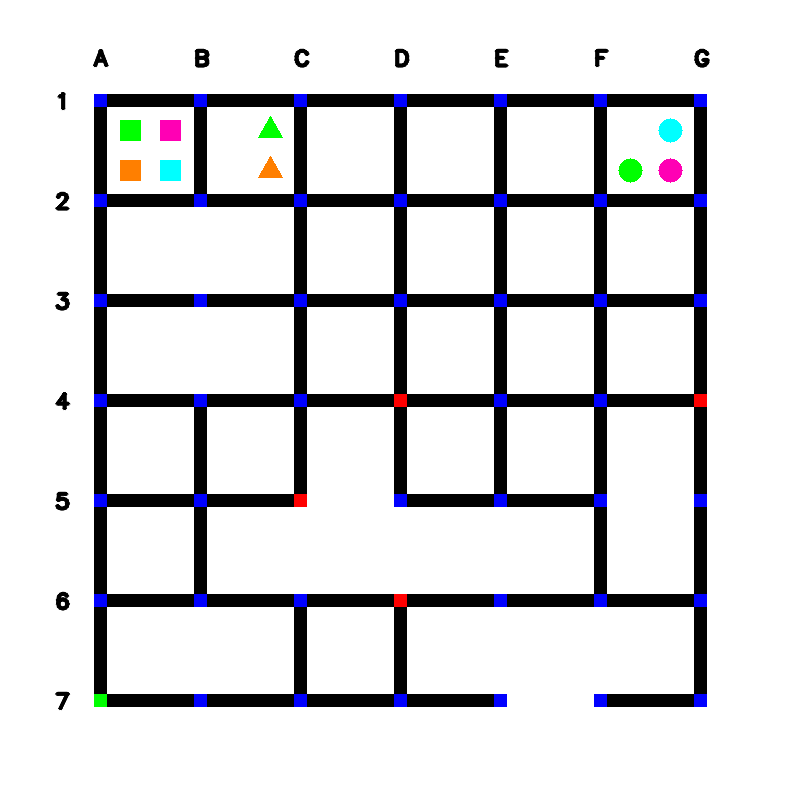
#> input picture public_test_images/maze_0.png, 800 x 800 px, found by its file name
$ python task_1a.py
#> lines starting #> are read from the running program, lines starting #| are printed output that depends on the picture; after the words box and inside, x2 and y2 are one past the last pixel; in counts of white or black regions, pixels touching at a corner belong together
#> further down, maze_image is the input picture: shape (800, 800, 3); mean B, G, R 220, 217.5, 217.4
'''
*****************************************************************************************
*
*        		===============================================
*           		Pharma Bot (PB) Theme (eYRC 2022-23)
*        		===============================================
*
*  This script is to implement Task 1A of Pharma Bot (PB) Theme (eYRC 2022-23).
*
*  This software is made available on an "AS IS WHERE IS BASIS".
*  Licensee/end user indemnifies and will keep e-Yantra indemnified from
*  any and all claim(s) that emanate from the use of the Software or
*  breach of the terms of this agreement.
*
*****************************************************************************************
'''

# Team ID:			[ 3004 ]
# Author List:		[ Advait Dhamorikar ]
# Filename:			task_1a.py
# Functions:		detect_traffic_signals, detect_horizontal_roads_under_construction, detect_vertical_roads_under_construction,
#					detect_medicine_packages, detect_arena_parameters
# 					[ Comma separated list of functions in this file ]


####################### IMPORT MODULES #######################
## You are not allowed to make any changes in this section. ##
## You have to implement this task with the three available ##
## modules for this task (numpy, opencv)                    ##
##############################################################
import cv2
import numpy as np
##############################################################

################# ADD UTILITY FUNCTIONS HERE #################


##############################################################

def detect_traffic_signals(maze_image):

    """
    Purpose:
    ---
    This function takes the image as an argument and returns a list of
    nodes in which traffic signals are present in the image

    Input Arguments:
    ---
    `maze_image` :	[ numpy array ]
            numpy array of image returned by cv2 library
    Returns:
    ---
    `traffic_signals` : [ list ]
            list containing nodes in which traffic signals are present

    Example call:
    ---
    traffic_signals = detect_traffic_signals(maze_image)
    """
    traffic_signals = []

    ##############	ADD YOUR CODE HERE	##############
    img = maze_image
    hsv = cv2.cvtColor(img, cv2.COLOR_BGR2HSV)
#> hsv: shape (800, 800, 3); mean H, S, V 1.9, 4.8, 221.2
    list = []
    all_signals = []
    purple_lower = np.array([189, 43, 105])
    purple_higher = np.array([189, 43, 105])
    green_lower = np.array([0, 255, 0])
    green_higher = np.array([0, 255, 0])
    mask = cv2.inRange(hsv, (0, 50, 50), (10, 255, 255))
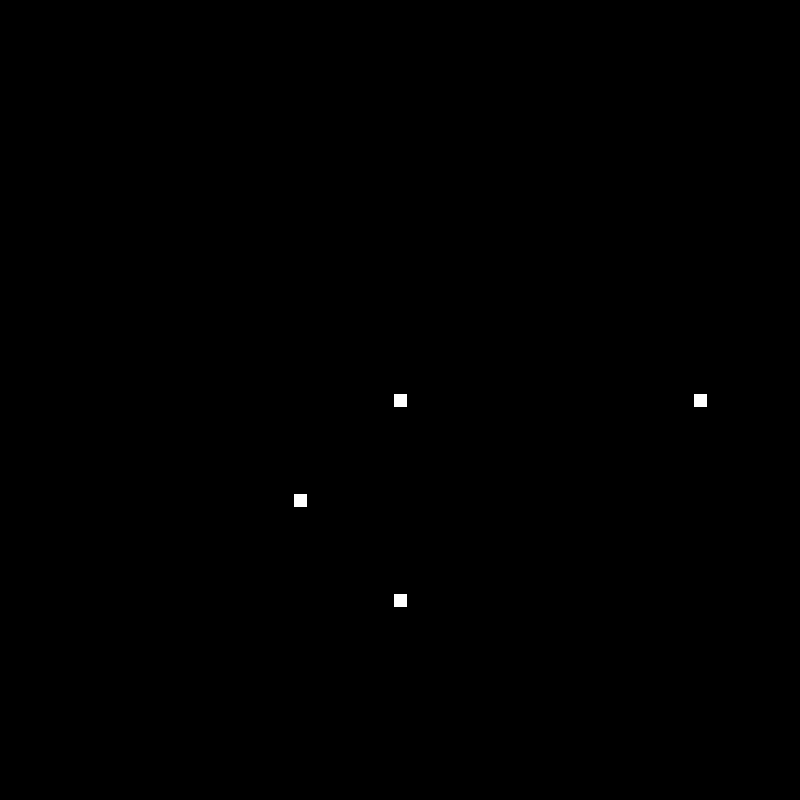
#> mask: shape (800, 800); 0.11% white; 4 white regions, box (x1, y1, x2, y2) and area: (394, 394, 407, 407) 169, (694, 394, 707, 407) 169, (294, 494, 307, 507) 169, (394, 594, 407, 607) 169
    endmask = cv2.inRange(img, purple_lower, purple_higher)
#> endmask: shape (800, 800); every value is 0
    startmask = cv2.inRange(img, green_lower, green_higher)
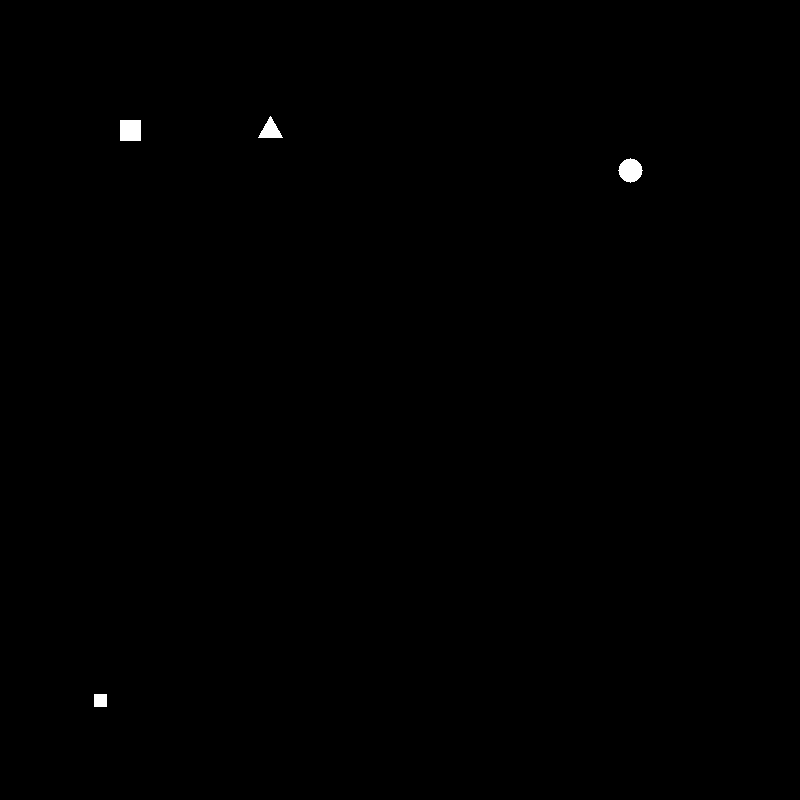
#> startmask: shape (800, 800); 0.21% white; 4 white regions

    startcont, _ = cv2.findContours(
        startmask, cv2.RETR_EXTERNAL, cv2.CHAIN_APPROX_NONE)
#> startcont = 4 contours; box (x1, y1, x2, y2) and area: (618, 158, 643, 183) 408, (120, 120, 141, 141) 400, (258, 116, 283, 138) 252, (94, 694, 107, 707) 144
    for cnt in startcont:
        approx = cv2.approxPolyDP(cnt, 0.009 * cv2.arcLength(cnt, True), True)
        cv2.drawContours(img, [approx], 0, (0, 255, 255), 2)

        n = approx.ravel()
        diff = n[3] - n[1]
        if (len(n) == 8 and diff < 20):
            i = 0
            for i in range(0, len(n)):
                if (i % 2 == 0):
                    if (n[i] > 90 and n[i] < 180):
                        char1 = "A"
                    elif (n[i] > 180 and n[i] < 280):
                        char1 = "B"
                    elif (n[i] > 280 and n[i] < 380):
                        char1 = "C"
                    elif (n[i] > 380 and n[i] < 480):
                        char1 = "D"
                    elif (n[i] > 480 and n[i] < 580):
                        char1 = "E"
                    elif (n[i] > 580 and n[i] < 680):
                        char1 = "F"
                elif (i % 3 == 0 and i > 0):
                    if (n[i] > 90 and n[i] < 180):
                        char2 = "1"
                    elif (n[i] > 180 and n[i] < 280):
                        char2 = "2"
                    elif (n[i] > 280 and n[i] < 380):
                        char2 = "3"
                    elif (n[i] > 380 and n[i] < 480):
                        char2 = "4"
                    elif (n[i] > 480 and n[i] < 580):
                        char2 = "5"
                    elif (n[i] > 580 and n[i] < 680):
                        char2 = "6"
            signal = char1 + char2
            start_node = signal
#> this loop made 1 pass
#> (n, diff) on pass 1: ([94, 694, 94, 706, 106, 706, 106, 694], 12)
#> img: shape (800, 800, 3); 0.02% of pixels changed, all inside (x1, y1, x2, y2) = (93, 693, 108, 708)

    endcont, _ = cv2.findContours(
        endmask, cv2.RETR_EXTERNAL, cv2.CHAIN_APPROX_NONE)
    for cnt in endcont:
        approx = cv2.approxPolyDP(cnt, 0.009 * cv2.arcLength(cnt, True), True)
        cv2.drawContours(img, [approx], 0, (0, 255, 255), 2)

        n = approx.ravel()
        i = 0
        for i in range(0, len(n)):
            if i % 2 == 0:
                if (n[i] > 90 and n[i] < 180):
                    char1 = "A"
                elif (n[i] > 180 and n[i] < 280):
                    char1 = "B"
                elif (n[i] > 280 and n[i] < 380):
                    char1 = "C"
                elif (n[i] > 380 and n[i] < 480):
                    char1 = "D"
                elif (n[i] > 480 and n[i] < 580):
                    char1 = "E"
                elif (n[i] > 580 and n[i] < 680):
                    char1 = "F"
            elif (i % 3 == 0 and i > 0):
                if (n[i] > 90 and n[i] < 180):
                    char2 = "1"
                elif (n[i] > 180 and n[i] < 280):
                    char2 = "2"
                elif (n[i] > 280 and n[i] < 380):
                    char2 = "3"
                elif (n[i] > 380 and n[i] < 480):
                    char2 = "4"
                elif (n[i] > 480 and n[i] < 580):
                    char2 = "5"
                elif (n[i] > 580 and n[i] < 680):
                    char2 = "6"
        signal = char1 + char2
        end_node = signal

    endcont, _ = cv2.findContours(
        endmask, cv2.RETR_EXTERNAL, cv2.CHAIN_APPROX_NONE)
    for cnt in endcont:
        approx = cv2.approxPolyDP(cnt, 0.009 * cv2.arcLength(cnt, True), True)
        cv2.drawContours(img, [approx], 0, (0, 255, 255), 2)

        n = approx.ravel()
        i = 0
        for i in range(0, len(n)):
            if (i % 2 == 0):
                if (n[i] > 90 and n[i] < 180):
                    char1 = "A"
                elif (n[i] > 180 and n[i] < 280):
                    char1 = "B"
                elif (n[i] > 280 and n[i] < 380):
                    char1 = "C"
                elif (n[i] > 380 and n[i] < 480):
                    char1 = "D"
                elif (n[i] > 480 and n[i] < 580):
                    char1 = "E"
                elif (n[i] > 580 and n[i] < 680):
                    char1 = "F"
            elif (i % 3 == 0 and i > 0):
                if (n[i] > 90 and n[i] < 180):
                    char2 = "1"
                elif (n[i] > 180 and n[i] < 280):
                    char2 = "2"
                elif (n[i] > 280 and n[i] < 380):
                    char2 = "3"
                elif (n[i] > 380 and n[i] < 480):
                    char2 = "4"
                elif (n[i] > 480 and n[i] < 580):
                    char2 = "5"
                elif (n[i] > 580 and n[i] < 680):
                    char2 = "6"
        signal = char1 + char2
        # print(signal)
        # all_signals.append(signal)

    cont, _ = cv2.findContours(mask, cv2.RETR_EXTERNAL, cv2.CHAIN_APPROX_NONE)
    for cnt in cont:
        approx = cv2.approxPolyDP(cnt, 0.009 * cv2.arcLength(cnt, True), True)
        cv2.drawContours(img, [approx], 0, (0, 255, 255), 2)

        n = approx.ravel()
        i = 0
        for i in range(0, len(n)):
            if (i % 2 == 0):
                if (n[i] > 90 and n[i] < 180):
                    char1 = "A"
                elif (n[i] > 180 and n[i] < 280):
                    char1 = "B"
                elif (n[i] > 280 and n[i] < 380):
                    char1 = "C"
                elif (n[i] > 380 and n[i] < 480):
                    char1 = "D"
                elif (n[i] > 480 and n[i] < 580):
                    char1 = "E"
                elif (n[i] > 580 and n[i] < 680):
                    char1 = "F"
            elif (i % 3 == 0 and i > 0):
                if (n[i] > 90 and n[i] < 180):
                    char2 = "1"
                elif (n[i] > 180 and n[i] < 280):
                    char2 = "2"
                elif (n[i] > 280 and n[i] < 380):
                    char2 = "3"
                elif (n[i] > 380 and n[i] < 480):
                    char2 = "4"
                elif (n[i] > 480 and n[i] < 580):
                    char2 = "5"
                elif (n[i] > 580 and n[i] < 680):
                    char2 = "6"
        signal = char1 + char2
        list.append(signal)
        list.sort()
    traffic_signals = list
    ##################################################

    return traffic_signals, start_node, end_node


# [512 lines left out: functions detect_horizontal_roads_under_construction, detect_vertical_roads_under_construction, detect_medicine_packages, not called in this run]

def detect_arena_parameters(maze_image):

    """
    Purpose:
    ---
    This function takes the image as an argument and returns a dictionary
    containing the details of the different arena parameters in that image

    The arena parameters are of four categories:
    i) traffic_signals : list of nodes having a traffic signal
    ii) horizontal_roads_under_construction : list of missing horizontal links
    iii) vertical_roads_under_construction : list of missing vertical links
    iv) medicine_packages : list containing details of medicine packages

    These four categories constitute the four keys of the dictionary

    Input Arguments:
    ---
    `maze_image` :	[ numpy array ]
            numpy array of image returned by cv2 library
    Returns:
    ---
    `arena_parameters` : { dictionary }
            dictionary containing details of the arena parameters

    Example call:
    ---
    arena_parameters = detect_arena_parameters(maze_image)
    """
    arena_parameters = {}

    ##############	ADD YOUR CODE HERE	##############
    signals, startn, endn = detect_traffic_signals(maze_image)
    arena_parameters={'traffic_signals':signals,'horizontal_roads_under_construction':detect_horizontal_roads_under_construction(maze_image),'vertical_roads_under_construction':detect_vertical_roads_under_construction(maze_image),'medicine_packages':detect_medicine_packages(maze_image),'start_node':startn,'end_node':endn}
    return arena_parameters

######### YOU ARE NOT ALLOWED TO MAKE CHANGES TO THIS FUNCTION #########


if __name__ == "__main__":

    # path directory of images in test_images folder
	img_dir_path = "test_imgs/"

    # path to 'maze_0.png' image file
	file_num = 0
	img_file_path = img_dir_path + 'maze_' + str(file_num) + '.png'

	# read image using opencv
	maze_image = cv2.imread(img_file_path)

	print('\n============================================')
	print('\nFor maze_' + str(file_num) + '.png')

	# detect and print the arena parameters from the image
#> (the run stopped early here; a loop or call above may not have finished)
